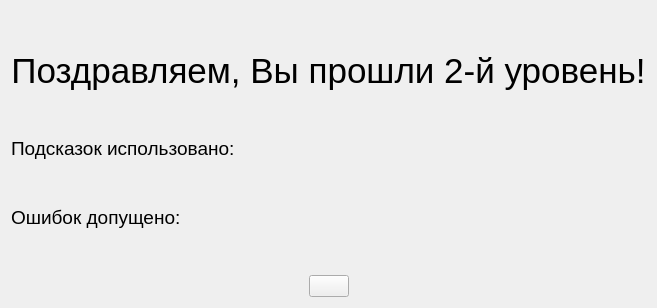
      <widget class="QWidget" name="page_37">
       <layout class="QVBoxLayout" name="verticalLayout_39">
        <item>
         <spacer name="verticalSpacer_29">
          <property name="orientation">
           <enum>Qt::Vertical</enum>
          </property>
          <property name="sizeHint" stdset="0">
           <size>
            <width>20</width>
            <height>40</height>
           </size>
          </property>
         </spacer>
        </item>
        <item>
         <widget class="QLabel" name="label_23">
          <property name="text">
           <string>&lt;html&gt;&lt;head/&gt;&lt;body&gt;&lt;p align=&quot;center&quot;&gt;&lt;span style=&quot; font-size:26pt;&quot;&gt;Поздравляем, Вы прошли 2-й уровень!&lt;/span&gt;&lt;/p&gt;&lt;/body&gt;&lt;/html&gt;</string>
          </property>
         </widget>
        </item>
        <item>
         <spacer name="verticalSpacer_25">
          <property name="orientation">
           <enum>Qt::Vertical</enum>
          </property>
          <property name="sizeHint" stdset="0">
           <size>
            <width>20</width>
            <height>40</height>
           </size>
          </property>
         </spacer>
        </item>
        <item>
         <layout class="QHBoxLayout" name="horizontalLayout_57">
          <item>
           <widget class="QLabel" name="label_24">
            <property name="styleSheet">
             <string notr="true">font-size:14pt;</string>
            </property>
            <property name="text">
             <string>&lt;html&gt;&lt;head/&gt;&lt;body&gt;&lt;p&gt;Подсказок использовано:&lt;/p&gt;&lt;/body&gt;&lt;/html&gt;</string>
            </property>
           </widget>
          </item>
          <item>
           <widget class="QLabel" name="hintlabel_2">
            <property name="styleSheet">
             <string notr="true">font-size:14pt;</string>
            </property>
            <property name="text">
             <string/>
            </property>
           </widget>
          </item>
         </layout>
        </item>
        <item>
         <spacer name="verticalSpacer_24">
          <property name="orientation">
           <enum>Qt::Vertical</enum>
          </property>
          <property name="sizeHint" stdset="0">
           <size>
            <width>20</width>
            <height>40</height>
           </size>
          </property>
         </spacer>
        </item>
        <item>
         <layout class="QHBoxLayout" name="horizontalLayout_56">
          <item>
           <widget class="QLabel" name="label_38">
            <property name="styleSheet">
             <string notr="true">font-size:14pt;</string>
            </property>
            <property name="text">
             <string>Ошибок допущено:</string>
            </property>
           </widget>
          </item>
          <item>
           <widget class="QLabel" name="mistakelabel_2">
            <property name="styleSheet">
             <string notr="true">font-size:14pt;</string>
            </property>
            <property name="text">
             <string/>
            </property>
           </widget>
          </item>
         </layout>
        </item>
        <item>
         <spacer name="verticalSpacer_23">
          <property name="orientation">
           <enum>Qt::Vertical</enum>
          </property>
          <property name="sizeHint" stdset="0">
           <size>
            <width>20</width>
            <height>40</height>
           </size>
          </property>
         </spacer>
        </item>
        <item>
         <layout class="QHBoxLayout" name="horizontalLayout_71">
          <item>
           <spacer name="horizontalSpacer_15">
            <property name="orientation">
             <enum>Qt::Horizontal</enum>
            </property>
            <property name="sizeHint" stdset="0">
             <size>
              <width>40</width>
              <height>20</height>
             </size>
            </property>
           </spacer>
          </item>
          <item>
           <widget class="QPushButton" name="next_2">
            <property name="cursor">
             <cursorShape>PointingHandCursor</cursorShape>
            </property>
            <property name="text">
             <string/>
            </property>
            <property name="icon">
             <iconset resource="files.qrc">
              <normaloff>:/icons/иконки/right-arrows.png</normaloff>:/icons/иконки/right-arrows.png</iconset>
            </property>
            <property name="iconSize">
             <size>
              <width>48</width>
              <height>48</height>
             </size>
            </property>
           </widget>
          </item>
          <item>
           <spacer name="horizontalSpacer_21">
            <property name="orientation">
             <enum>Qt::Horizontal</enum>
            </property>
            <property name="sizeHint" stdset="0">
             <size>
              <width>40</width>
              <height>20</height>
             </size>
            </property>
           </spacer>
          </item>
         </layout>
        </item>
       </layout>
      </widget>
